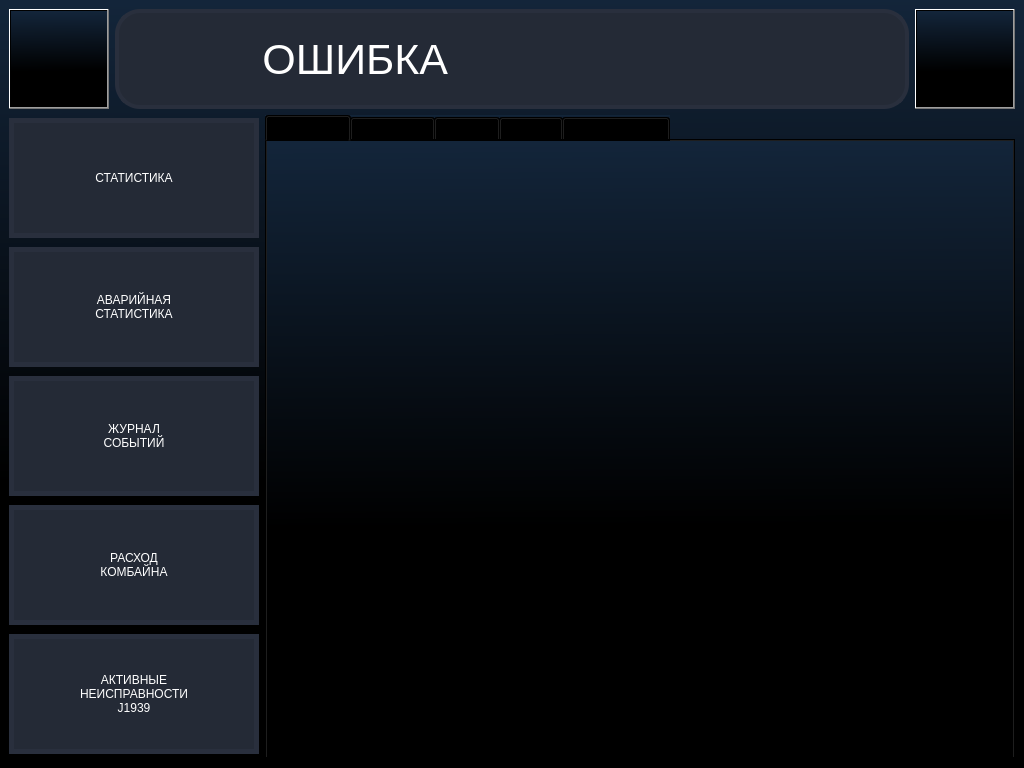
<?xml version="1.0" encoding="UTF-8"?>
<ui version="4.0">
 <class>statistics</class>
 <widget class="QMainWindow" name="statistics">
  <property name="geometry">
   <rect>
    <x>0</x>
    <y>0</y>
    <width>1024</width>
    <height>768</height>
   </rect>
  </property>
  <property name="windowTitle">
   <string>MainWindow</string>
  </property>
  <property name="styleSheet">
   <string notr="true">background-color: qlineargradient(spread:pad, x1:0.562, y1:0.625, x2:0.557143, y2:0, stop:0 rgba(0, 0, 0, 255), stop:1 rgba(19, 37, 58, 255));</string>
  </property>
  <widget class="QWidget" name="centralwidget">
   <layout class="QGridLayout" name="gridLayout">
    <item row="1" column="0">
     <layout class="QHBoxLayout" name="horizontalLayout_2">
      <item>
       <layout class="QVBoxLayout" name="verticalLayout">
        <item>
         <widget class="QPushButton" name="Button_Combain">
          <property name="minimumSize">
           <size>
            <width>250</width>
            <height>120</height>
           </size>
          </property>
          <property name="maximumSize">
           <size>
            <width>300</width>
            <height>16777215</height>
           </size>
          </property>
          <property name="styleSheet">
           <string notr="true">QPushButton{
	background-color: rgb(36, 42, 54);
	border-style: solid;
	border-color: rgb(41, 47, 61);
	border-width: 5px;
	color: rgb(255, 255, 255);
	font: 18pt &quot;Nunito-Regular&quot;;
}
QPushButton:pressed {                 
	background-color: rgb(220, 220, 220);
    border: 3px solid #ffffff;
}</string>
          </property>
          <property name="text">
           <string>СТАТИСТИКА</string>
          </property>
         </widget>
        </item>
        <item>
         <widget class="QPushButton" name="Button_Combain_2">
          <property name="minimumSize">
           <size>
            <width>250</width>
            <height>120</height>
           </size>
          </property>
          <property name="maximumSize">
           <size>
            <width>300</width>
            <height>16777215</height>
           </size>
          </property>
          <property name="styleSheet">
           <string notr="true">QPushButton{
	background-color: rgb(36, 42, 54);
	border-style: solid;
	border-color: rgb(41, 47, 61);
	border-width: 5px;
	color: rgb(255, 255, 255);
	font: 18pt &quot;Nunito-Regular&quot;;
}
QPushButton:pressed {                 
	background-color: rgb(220, 220, 220);
    border: 3px solid #ffffff;
}</string>
          </property>
          <property name="text">
           <string>АВАРИЙНАЯ
СТАТИСТИКА</string>
          </property>
         </widget>
        </item>
        <item>
         <widget class="QPushButton" name="Button_Combain_3">
          <property name="minimumSize">
           <size>
            <width>250</width>
            <height>120</height>
           </size>
          </property>
          <property name="maximumSize">
           <size>
            <width>300</width>
            <height>16777215</height>
           </size>
          </property>
          <property name="styleSheet">
           <string notr="true">QPushButton{
	background-color: rgb(36, 42, 54);
	border-style: solid;
	border-color: rgb(41, 47, 61);
	border-width: 5px;
	color: rgb(255, 255, 255);
	font: 18pt &quot;Nunito-Regular&quot;;
}
QPushButton:pressed {                 
	background-color: rgb(220, 220, 220);
    border: 3px solid #ffffff;
}</string>
          </property>
          <property name="text">
           <string>ЖУРНАЛ
СОБЫТИЙ</string>
          </property>
         </widget>
        </item>
        <item>
         <widget class="QPushButton" name="Button_Combain_4">
          <property name="minimumSize">
           <size>
            <width>250</width>
            <height>120</height>
           </size>
          </property>
          <property name="maximumSize">
           <size>
            <width>300</width>
            <height>16777215</height>
           </size>
          </property>
          <property name="styleSheet">
           <string notr="true">QPushButton{
	background-color: rgb(36, 42, 54);
	border-style: solid;
	border-color: rgb(41, 47, 61);
	border-width: 5px;
	color: rgb(255, 255, 255);
	font: 18pt &quot;Nunito-Regular&quot;;
}
QPushButton:pressed {                 
	background-color: rgb(220, 220, 220);
    border: 3px solid #ffffff;
}</string>
          </property>
          <property name="text">
           <string>РАСХОД
КОМБАЙНА</string>
          </property>
         </widget>
        </item>
        <item>
         <widget class="QPushButton" name="Button_Combain_5">
          <property name="minimumSize">
           <size>
            <width>250</width>
            <height>120</height>
           </size>
          </property>
          <property name="maximumSize">
           <size>
            <width>300</width>
            <height>16777215</height>
           </size>
          </property>
          <property name="styleSheet">
           <string notr="true">QPushButton{
	background-color: rgb(36, 42, 54);
	border-style: solid;
	border-color: rgb(41, 47, 61);
	border-width: 5px;
	color: rgb(255, 255, 255);
	font: 18pt &quot;Nunito-Regular&quot;;
}
QPushButton:pressed {                 
	background-color: rgb(220, 220, 220);
    border: 3px solid #ffffff;
}</string>
          </property>
          <property name="text">
           <string>АКТИВНЫЕ
НЕИСПРАВНОСТИ
J1939</string>
          </property>
         </widget>
        </item>
       </layout>
      </item>
      <item>
       <widget class="QTabWidget" name="tabWidget">
        <property name="currentIndex">
         <number>0</number>
        </property>
        <widget class="QWidget" name="tab">
         <attribute name="title">
          <string>статистика</string>
         </attribute>
         <layout class="QGridLayout" name="gridLayout_2"/>
        </widget>
        <widget class="QWidget" name="tab_5">
         <attribute name="title">
          <string>аварийная</string>
         </attribute>
        </widget>
        <widget class="QWidget" name="tab_4">
         <attribute name="title">
          <string>журнал</string>
         </attribute>
        </widget>
        <widget class="QWidget" name="tab_3">
         <attribute name="title">
          <string>расход</string>
         </attribute>
         <widget class="QPushButton" name="Button_Combain_6">
          <property name="geometry">
           <rect>
            <x>10</x>
            <y>450</y>
            <width>350</width>
            <height>120</height>
           </rect>
          </property>
          <property name="minimumSize">
           <size>
            <width>350</width>
            <height>120</height>
           </size>
          </property>
          <property name="maximumSize">
           <size>
            <width>300</width>
            <height>16777215</height>
           </size>
          </property>
          <property name="styleSheet">
           <string notr="true">QPushButton{
	background-color: rgb(36, 42, 54);
	border-style: solid;
	border-color: rgb(41, 47, 61);
	border-width: 5px;
	color: rgb(255, 255, 255);
	font: 18pt &quot;Nunito-Regular&quot;;
}
QPushButton:pressed {                 
	background-color: rgb(220, 220, 220);
    border: 3px solid #ffffff;
}</string>
          </property>
          <property name="text">
           <string>ОСТАНОВИТЬ
ОБНОВЛЕНИЕ</string>
          </property>
         </widget>
         <widget class="QPushButton" name="Button_Combain_7">
          <property name="geometry">
           <rect>
            <x>370</x>
            <y>450</y>
            <width>350</width>
            <height>120</height>
           </rect>
          </property>
          <property name="minimumSize">
           <size>
            <width>350</width>
            <height>120</height>
           </size>
          </property>
          <property name="maximumSize">
           <size>
            <width>300</width>
            <height>16777215</height>
           </size>
          </property>
          <property name="styleSheet">
           <string notr="true">QPushButton{
	background-color: rgb(36, 42, 54);
	border-style: solid;
	border-color: rgb(41, 47, 61);
	border-width: 5px;
	color: rgb(255, 255, 255);
	font: 18pt &quot;Nunito-Regular&quot;;
}
QPushButton:pressed {                 
	background-color: rgb(220, 220, 220);
    border: 3px solid #ffffff;
}</string>
          </property>
          <property name="text">
           <string>СБРОСИТЬ 
РАСХОД ТОПЛИВА</string>
          </property>
         </widget>
        </widget>
        <widget class="QWidget" name="tab_2">
         <attribute name="title">
          <string>неисправности</string>
         </attribute>
        </widget>
       </widget>
      </item>
     </layout>
    </item>
    <item row="0" column="0">
     <layout class="QHBoxLayout" name="horizontalLayout">
      <item>
       <widget class="QPushButton" name="pushButton">
        <property name="minimumSize">
         <size>
          <width>100</width>
          <height>100</height>
         </size>
        </property>
        <property name="maximumSize">
         <size>
          <width>100</width>
          <height>100</height>
         </size>
        </property>
        <property name="styleSheet">
         <string notr="true">QPushButton{
	background-color: rgba(255, 255, 255, 0);
	background-image: url(:/res/img/arrow.png);
}
QPushButton:pressed {                 
	
	background-image: url(:/res/img/arrowgr.png);
};
</string>
        </property>
        <property name="text">
         <string/>
        </property>
       </widget>
      </item>
      <item>
       <widget class="QLabel" name="label">
        <property name="minimumSize">
         <size>
          <width>750</width>
          <height>100</height>
         </size>
        </property>
        <property name="maximumSize">
         <size>
          <width>1600</width>
          <height>100</height>
         </size>
        </property>
        <property name="font">
         <font>
          <pointsize>32</pointsize>
         </font>
        </property>
        <property name="styleSheet">
         <string notr="true">
color: rgb(255, 255, 255);
background-color: rgb(36, 42, 54);
	
image: url(:/res/img/error_red.png);
	padding-left:25px;
	image-position: left;
	border-style: solid;
	border-radius: 25px;
	
border-color: rgb(41, 47, 61);
	border-width: 4px;</string>
        </property>
        <property name="text">
         <string>         ОШИБКА</string>
        </property>
       </widget>
      </item>
      <item>
       <widget class="QPushButton" name="pushButton_2">
        <property name="minimumSize">
         <size>
          <width>100</width>
          <height>100</height>
         </size>
        </property>
        <property name="maximumSize">
         <size>
          <width>100</width>
          <height>100</height>
         </size>
        </property>
        <property name="styleSheet">
         <string notr="true">QPushButton{
	background-color: rgba(0, 0, 0, 0);
	background-image: url(:/res/img/setting.png);
}
QPushButton:pressed {                 
	background-image: url(:/res/img/settings_gray.png);
};</string>
        </property>
        <property name="text">
         <string/>
        </property>
       </widget>
      </item>
     </layout>
    </item>
   </layout>
  </widget>
 </widget>
 <resources/>
 <connections/>
</ui>
